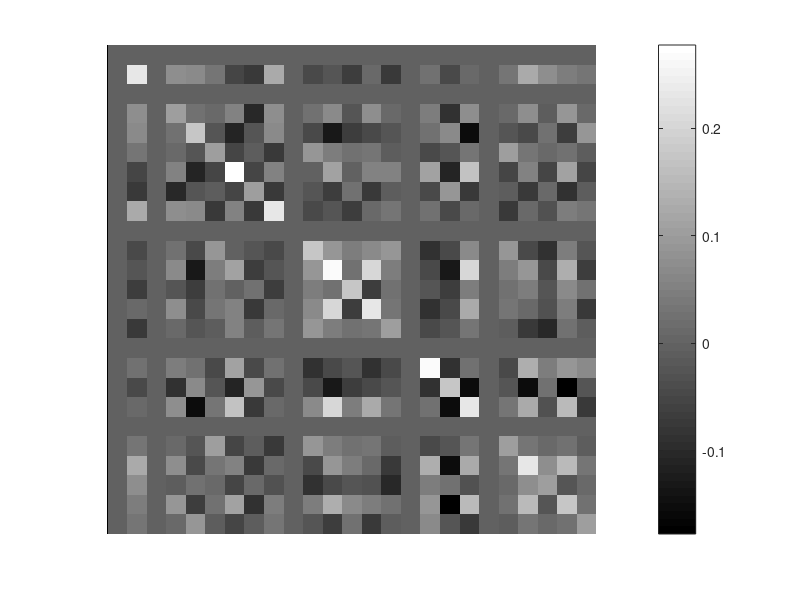

Source code (MATLAB):
%
%
%
clf;
clear;
%loading images and displaying 
load i0.mat;
load i1.mat;
load i2.mat;
load i3.mat;
load i4.mat;
load i5.mat;
load i6.mat;
load i7.mat;
load i8.mat;
load i9.mat;
figure(1);
subplot(4,3,1);
imshow(i0);
subplot(4,3,2);
imshow(i1);
subplot(4,3,3);
imshow(i2);
subplot(4,3,4);
imshow(i3);
subplot(4,3,5);
imshow(i4);
subplot(4,3,6);
imshow(i5);
subplot(4,3,7);
imshow(i6);
subplot(4,3,8);
imshow(i7);
subplot(4,3,9);
imshow(i8);
subplot(4,3,10);
imshow(i9);
%
[m n]=size(i0)
N=m*n
%
%forming covariance matrix;
p0=reshape(i0',1,N);
p1=reshape(i1',1,N);
p2=reshape(i2',1,N);
p3=reshape(i3',1,N);
p4=reshape(i4',1,N);
p5=reshape(i5',1,N);
p6=reshape(i6',1,N);
p7=reshape(i7',1,N);
p8=reshape(i8',1,N);
p9=reshape(i9',1,N);
%
Y(1,:)=p0;
Y(2,:)=p1;
Y(3,:)=p2;
Y(4,:)=p3;
Y(5,:)=p4;
Y(6,:)=p5;
Y(7,:)=p6;
Y(8,:)=p7;
Y(9,:)=p8;
Y(10,:)=p9;
%
% calculate image covariance matrix
imcov=cov(Y);
%
pause;
clf;
subplot(1,1,1);
imax=max(max(imcov));
imin=min(min(imcov));
imshow(imcov,[imin imax]);colorbar














